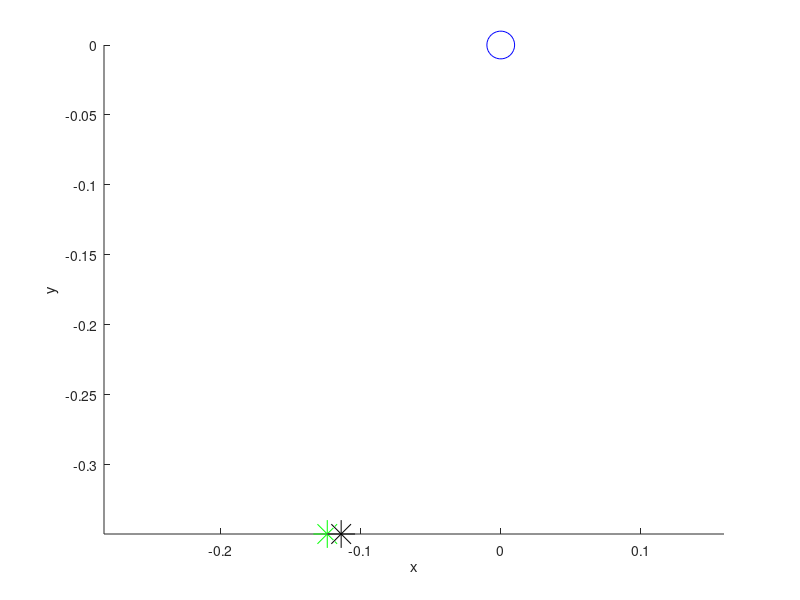

Write MATLAB code to recreate this figure.
clc
clear all
close all

subjPose = [0.7 -0.3 0.7725];
pose1 = [0.585996 -0.649353 0.771502];
pose2 = [0.57607 -0.649353 0.771473];

pose1 = pose1 - subjPose;
pose2 = pose2 - subjPose;
subjPose = subjPose - subjPose;


figure()
xlabel('x');
ylabel('y');
zlabel('z');
hold on;
axis equal;
plot3(subjPose(1), subjPose(2), subjPose(3), 'ob', 'MarkerSize', 20);
plot3(pose1(1), pose1(2), pose1(3), '*k', 'MarkerSize', 20);
plot3(pose2(1), pose2(2), pose2(3), '*g', 'MarkerSize', 20);
hold off;

% 
% 
% A = [1 0 0];
% B = [0 0 1];
% T = [0.5 0 -0.5];
% T = T/norm(T);
% Origin = [0 0 0];
% 
% v = cross(A,B);
% ssc = [0 -v(3) v(2); v(3) 0 -v(1); -v(2) v(1) 0];
% R = eye(3) + ssc + ssc^2*(1-dot(A,B))/(norm(v))^2;
% 
% lineA = [0, 0, 0; A];
% 
% rotatedVec = A*R;
% rT = T*R;
% 
% lineT = [0, 0, 0; T];
% lineRT = [0 0 0; rT];
% lineR = [0, 0, 0; rotatedVec];
% 
% figure()
% xlabel('x');
% ylabel('y');
% zlabel('z');
% hold on;
% axis equal;
% plot3(Origin(1), Origin(2), Origin(3), 'ob', 'MarkerSize', 20);
% plot3(A(1), A(2), A(3), '*k', 'MarkerSize', 20);
% plot3(rotatedVec(1), rotatedVec(2), rotatedVec(3), '*g', 'MarkerSize', 20);
% plot3(rT(1), rT(2), rT(3), '*k', 'MarkerSize', 40);
% plot3(T(1), T(2), T(3), '*k', 'MarkerSize', 40);
% plot3(lineA(:,1), lineA(:,2), lineA(:,3));
% plot3(lineT(:,1), lineT(:,2), lineT(:,3));
% plot3(lineR(:,1), lineR(:,2), lineR(:,3));
% plot3(lineRT(:,1), lineRT(:,2), lineRT(:,3));
% hold off;